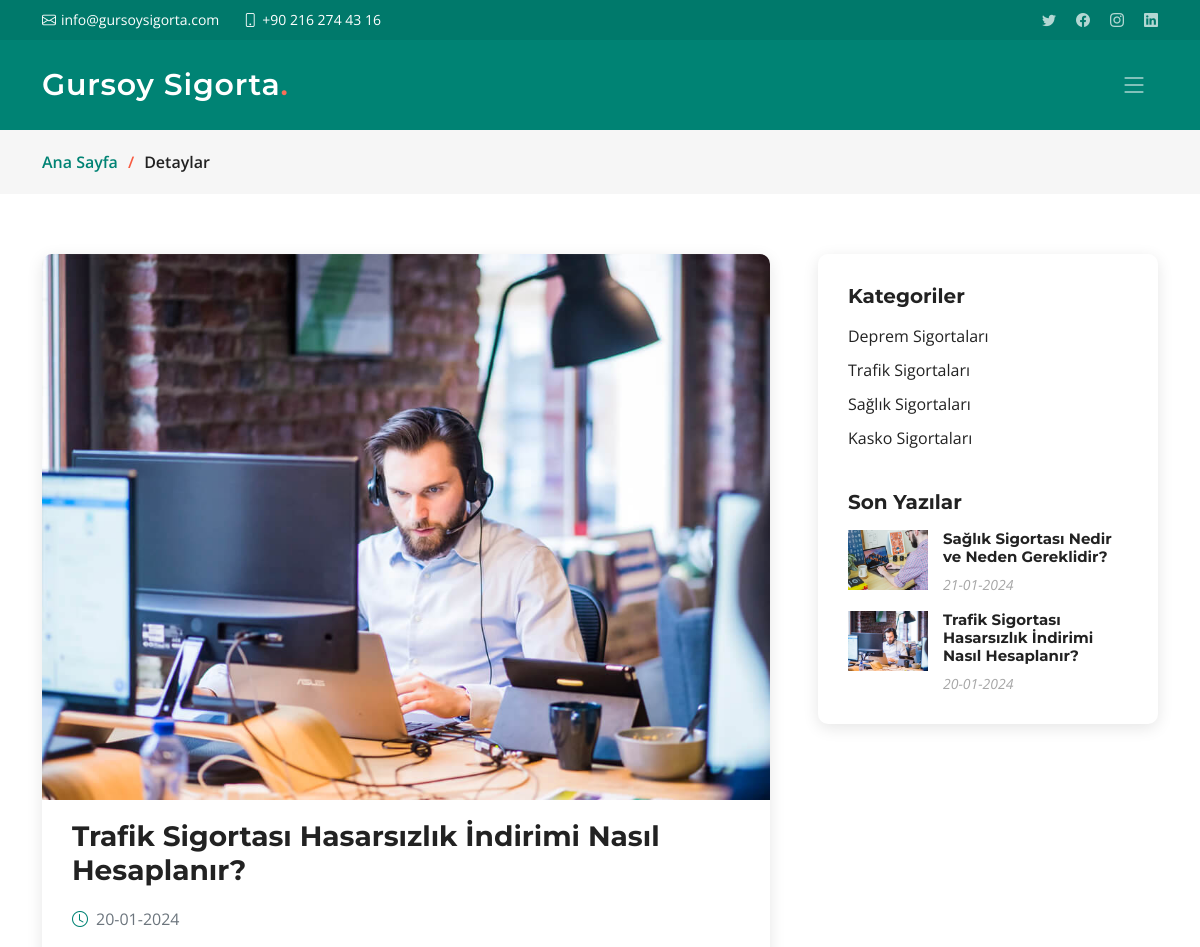
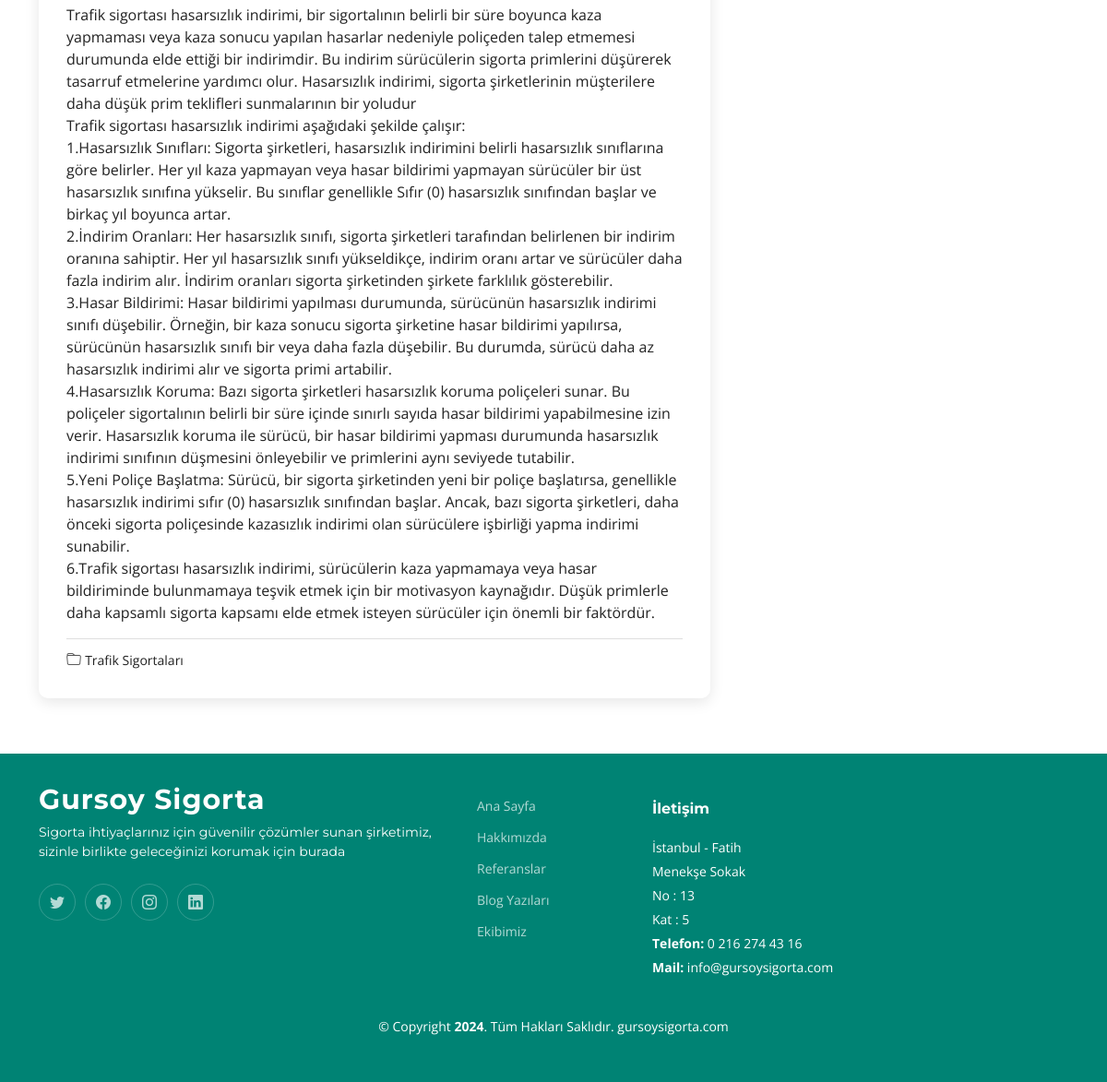
Page /blogdetails.php?Id=1 on the committed database (2 pictures, top to bottom).
### tables this page shows
CREATE TABLE IF NOT EXISTS `blog` (
  `Id` int NOT NULL AUTO_INCREMENT,
  `Title` varchar(255) NOT NULL,
  `Category` int NOT NULL,
  `ImageUrl` varchar(255) NOT NULL,
  `Description` longtext NOT NULL,
  `Date` date NOT NULL,
  PRIMARY KEY (`Id`)
);

CREATE TABLE IF NOT EXISTS `category` (
  `Id` int NOT NULL AUTO_INCREMENT,
  `Title` varchar(255) NOT NULL,
  PRIMARY KEY (`Id`)
);

### blog_rightmenu.php (the view)
<div class="col-lg-4">
    <div class="sidebar">
        <div class="sidebar-item categories">
            <h3 class="sidebar-title">Kategoriler</h3>
            <ul class="mt-3">
                <?php $category = $conn->query("SELECT * from category")->fetchAll();
                foreach ($category as $item) {
                    ?>
                    <li><a href="category.php?Id=<?php echo $item['Id'] ?>"><?php echo $item['Title']; ?></a></li>
                <?php } ?>
            </ul>
        </div>
        <div class="sidebar-item recent-posts">
            <h3 class="sidebar-title">Son Yazılar</h3>
            <div class="mt-3">
                <?php
                $selectedQuery = $conn->prepare("SELECT * from blog ORDER BY blog.Date DESC LIMIT 5");
                $selectedQuery->execute();
                $selectedRows = $selectedQuery->fetchAll(PDO::FETCH_ASSOC);
                foreach ($selectedRows as $selectedRow) {
                    $phpDate = date("d-m-Y", strtotime($selectedRow['Date']));
                    ?>
                    <div class="post-item mt-3">
                        <img src="<?php echo $selectedRow['ImageUrl']; ?>" alt="">
                        <div>
                            <h4><a href="blogdetails.php?Id=<?php echo $selectedRow['Id']; ?>"><?php echo $selectedRow['Title']; ?></a></h4>
                            <time datetime="2020-01-01"><?php echo $phpDate; ?></time>
                        </div>
                    </div>
                <?php } ?>
            </div>
        </div>
    </div>
</div>

### blogdetails.php (shortened to what this page needs)
<?php
include_once("head.php");
?>
<body>
<?php
include_once("topbar.php");
include_once("sidebar.php");
?>
<?php if (isset($_GET['Id'])) { ?>
    <main id="main">
        <div class="breadcrumbs">
            <nav>
                <div class="container">
                    <ol>
                        <li><a href="index.php">Ana Sayfa</a></li>
                        <li>Detaylar</li>
                    </ol>
                </div>
            </nav>
        </div>
        <section id="blog" class="blog">
            <div class="container" data-aos="fade-up">
                <div class="row g-5">
                    <div class="col-lg-8">
                        <?php
                        $id = $_GET['Id'];
                        $selectedQuery = $conn->prepare("SELECT blog.*, category.Title AS CategoryTitle FROM blog INNER JOIN category ON blog.Category = category.Id Where blog.Id = ?");
                        $selectedQuery->execute([$id]);
                        $selectedRow = $selectedQuery->fetch(PDO::FETCH_ASSOC);
                        if ($selectedRow !== false) {
                            $phpDate = date("d-m-Y", strtotime($selectedRow['Date']));
                            ?>
                            <article class="blog-details">
                                <div class="post-img">
                                    <img src="<?php echo $selectedRow['ImageUrl']; ?>" alt="" class="img-fluid">
                                </div>
                                <h2 class="title"><?php echo $selectedRow['Title']; ?></h2>
                                <div class="meta-top">
                                    <ul>
                                        <li class="d-flex align-items-center"><i class="bi bi-clock"></i>
                                                <time datetime="2020-01-01"><?php echo $phpDate; ?></time>
                                        </li>
                                    </ul>
                                </div>
                                <div class="content">
                                    <p>
                                        <?php echo htmlspecialchars_decode($selectedRow['Description']); ?>
                                    </p>
                                </div>
                                <div class="meta-bottom">
                                    <i class="bi bi-folder"></i>
                                    <ul class="cats">
                                        <li><?php echo $selectedRow['CategoryTitle']; ?></li>
                                    </ul>
                                </div>
                            </article>
                        <?php } ?>
                    </div>
                    <?php
                        include_once 'blog_rightmenu.php';
                    ?>
                </div>
            </div>
        </section>
    </main>
    <?php
    include_once("footer.php");
    ?>
    <?php
} else {
    header("Location: blog.php");
}
?>
</body>
</html>

### assets/css/main.css (style rules this page uses)
:root { --font-default: "Open Sans", system-ui, -apple-system, "Segoe UI", Roboto, "Helvetica Neue", Arial, "Noto Sans", "Liberation Sans", sans-serif, "Apple Color Emoji", "Segoe UI Emoji", "Segoe UI Symbol", "Noto Color Emoji"; --font-primary: "Montserrat", sans-serif; --font-secondary: "Poppins", sans-serif; }
:root { --color-default: #222222; --color-primary: #008374; --color-secondary: #f85a40; }
:root { scroll-behavior: smooth; }
body { font-family: var(--font-default); color: var(--color-default); }
a { color: var(--color-primary); text-decoration: none; }
h1, h2, h3, h4, h5, h6 { font-family: var(--font-primary); }
section { padding: 60px 0; overflow: hidden; }
.breadcrumbs nav { background-color: #f6f6f6; padding: 20px 0; }
.breadcrumbs nav ol { display: flex; flex-wrap: wrap; list-style: none; margin: 0; padding: 0; font-size: 16px; font-weight: 600; color: var(--color-default); }
.breadcrumbs nav ol a { color: var(--color-primary); transition: 0.3s; }
.breadcrumbs nav ol li+li { padding-left: 10px; }
.breadcrumbs nav ol li+li::before { display: inline-block; padding-right: 10px; color: var(--color-secondary); content: "/"; }
section { scroll-margin-top: 70px; }
.blog .blog-details { box-shadow: 0 4px 16px rgba(0, 0, 0, 0.1); padding: 30px; border-radius: 10px; }
.blog .blog-details .post-img { margin: -30px -30px 20px -30px; overflow: hidden; border-radius: 10px 10px 0 0; }
.blog .blog-details .title { font-size: 28px; font-weight: 700; padding: 0; margin: 20px 0 0 0; color: var(--color-default); }
.blog .blog-details .content { margin-top: 20px; }
.blog .blog-details .meta-top { margin-top: 20px; color: #6c757d; }
.blog .blog-details .meta-top ul { display: flex; flex-wrap: wrap; list-style: none; align-items: center; padding: 0; margin: 0; }
.blog .blog-details .meta-top i { font-size: 16px; margin-right: 8px; line-height: 0; color: var(--color-primary); }
.blog .blog-details .meta-bottom { padding-top: 10px; border-top: 1px solid rgba(34, 34, 34, 0.15); }
.blog .blog-details .meta-bottom i { color: #555555; display: inline; }
.blog .blog-details .meta-bottom .cats { list-style: none; display: inline; padding: 0 20px 0 0; font-size: 14px; }
.blog .blog-details .meta-bottom .cats li { display: inline-block; }
.blog .sidebar { padding: 30px; box-shadow: 0 4px 16px rgba(0, 0, 0, 0.1); border-radius: 10px; }
.blog .sidebar .sidebar-title { font-size: 20px; font-weight: 700; padding: 0; margin: 0; color: var(--color-default); }
.blog .sidebar .sidebar-item+.sidebar-item { margin-top: 40px; }
.blog .sidebar .categories ul { list-style: none; padding: 0; }
.blog .sidebar .categories ul li+li { padding-top: 10px; }
.blog .sidebar .categories ul a { color: var(--color-default); transition: 0.3s; }
.blog .sidebar .recent-posts .post-item+.post-item { margin-top: 15px; }
.blog .sidebar .recent-posts img { width: 80px; float: left; }
.blog .sidebar .recent-posts h4 { font-size: 15px; margin-left: 95px; font-weight: bold; }
.blog .sidebar .recent-posts h4 a { color: var(--color-default); transition: 0.3s; }
.blog .sidebar .recent-posts time { display: block; margin-left: 95px; font-style: italic; font-size: 14px; color: rgba(34, 34, 34, 0.4); }

### rows in the picture
blog: Title "Trafik Sigortası Hasarsızlık İndirimi Nasıl Hesaplanır?", Date "20-01-2024", Description "Trafik sigortası hasarsızlık indirimi, bir sigortalının belirli bir süre boyunca kaza yapmaması veya kaza sonucu yapılan hasarlar nedeniyle poliçeden talep etmemesi durumunda elde ettiği bir indirimdir. Bu indirim sürücülerin sigorta primlerini düşürerek tasarruf etmelerine yardımcı olur. Hasarsızlık indirimi, sigorta şirketlerinin müşterilere daha düşük prim teklifleri sunmalarının bir yoludur Trafik sigortası hasarsızlık indirimi aşağıdaki şekilde çalışır: 1.Hasarsızlık Sınıfları: Sigorta şirketleri, hasarsızlık indirimini belirli hasarsızlık sınıflarına göre belirler. Her yıl kaza yapmayan veya hasar bildirimi yapmayan sürücüler bir üst hasarsızlık sınıfına yükselir. Bu sınıflar…", category.Title "Trafik Sigortaları", shows a picture
category: Title "Deprem Sigortaları"
category: Title "Trafik Sigortaları"
category: Title "Sağlık Sigortaları"
category: Title "Kasko Sigortaları"
blog: ImageUrl (picture), Title "Sağlık Sigortası Nedir ve Neden Gereklidir?", Date "21-01-2024"
